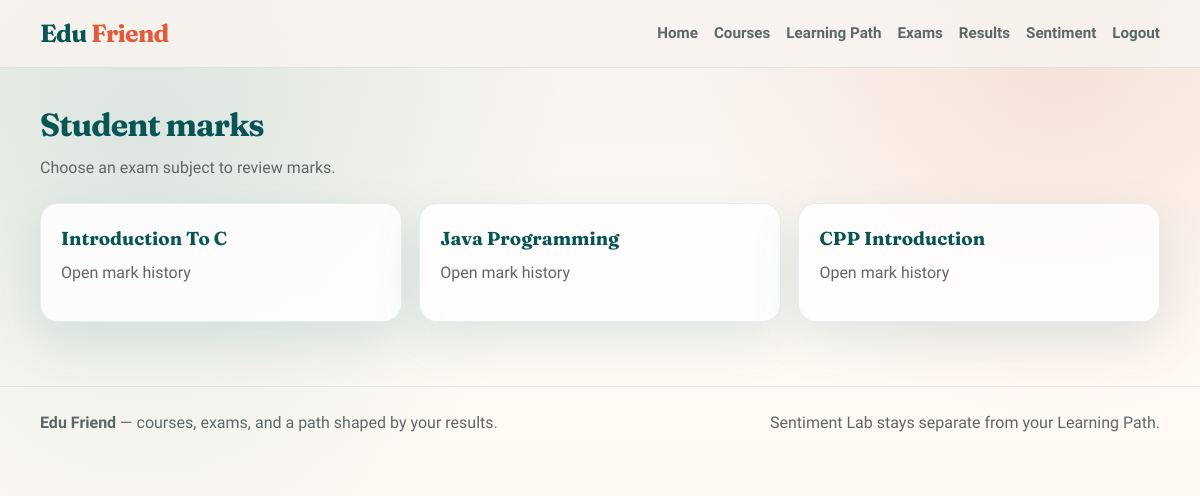
Screenshot of /student-marks (signed in) with the database file from the repository.
### exam/models.py (models this page shows, shortened)
class ExamSubject(models.Model):
   subject_name = models.ForeignKey(Subject,on_delete=models.CASCADE)
   question_number = models.PositiveIntegerField()
   total_marks = models.PositiveIntegerField()

### cariculam/models.py (models this page shows, shortened)
class Subject(models.Model):
    subject_id = models.CharField(max_length=100,unique=True)
    name = models.CharField(max_length=100)
    slug = models.SlugField(null=True,blank=True)
    course = models.ForeignKey(Course,on_delete=models.CASCADE,related_name='subjects')
    image = models.ImageField(upload_to = save_subject_image, blank = True, verbose_name = 'subject image' )
    description = models.TextField(max_length=500,blank=True)
    def __str__(self):
        return self.name

### account/views.py (the view)
# urls.py: path('student-marks', views.student_marks_view, name='student-marks'),
@login_required
def student_marks_view(request):
    courses = QMODEL.ExamSubject.objects.select_related('subject_name').all()
    return render(request, 'student_marks.html', {'courses': courses})

### account/context_processors.py (called while the page is built)
def user_role(request):
    role = None
    if request.user.is_authenticated:
        try:
            role = request.user.user_profile.user_type
        except (ObjectDoesNotExist, AttributeError):
            role = None
    return {'user_role': role}

### account/templates/student_marks.html (shortened to what this page needs)
{% extends 'base.html' %}
{% block content %}
<div class="section-head">
  <h1>Student marks</h1>
  <p class="lede">Choose an exam subject to review marks.</p>
</div>
<div class="grid grid-3">
  {% for course in courses %}
    <a class="card exam-card" href="{% url 'check-marks' course.id %}">
      <h3>{{ course.subject_name }}</h3>
      <p>Open mark history</p>
    </a>
  {% endfor %}
</div>
{% endblock %}

### static/css/edufriend.css (style rules this page uses)
:root { --teal: #0b6e6e; --teal-dark: #085555; --teal-soft: #d8eeee; --sand: #f7f3ee; --sand-deep: #ebe4d8; --coral: #e25b3a; --coral-dark: #c4472a; --ink: #1c2424; --muted: #5c6868; --white: #ffffff; --pass: #1f7a4d; --fail: #b42318; --shadow: 0 18px 50px rgba(11, 110, 110, 0.12); --radius: 18px; --font-display: "Fraunces", Georgia, serif; --font-body: "Source Sans 3", "Segoe UI", sans-serif; }
*, *::before, *::after { box-sizing: border-box; }
html { scroll-behavior: smooth; }
body { margin: 0; font-family: var(--font-body); color: var(--ink); background: radial-gradient(circle at 12% 18%, rgba(11, 110, 110, 0.12), transparent 34%), radial-gradient(circle at 88% 8%, rgba(226, 91, 58, 0.12), transparent 28%), linear-gradient(180deg, var(--sand) 0%, #fffaf4 48%, var(--sand) 100%); min-height: 100vh; line-height: 1.55; }
a { color: inherit; text-decoration: none; }
.section-head { margin: 0 0 1.4rem; }
.section-head h1, .section-head h2, .page-title { font-family: var(--font-display); letter-spacing: -0.03em; margin: 0 0 0.4rem; color: var(--teal-dark); }
.section-head p, .lede { margin: 0; color: var(--muted); max-width: 42rem; }
.grid { display: grid; gap: 1.1rem; }
.grid-3 { grid-template-columns: repeat(3, minmax(0, 1fr)); }
.card, .panel { background: rgba(255, 255, 255, 0.82); border: 1px solid rgba(11, 110, 110, 0.1); border-radius: var(--radius); box-shadow: var(--shadow); }
.course-card, .path-card, .exam-card, .stat-card { padding: 1.25rem; transition: transform 0.25s ease, box-shadow 0.25s ease; opacity: 0; transform: translateY(18px); }
.course-card.is-visible, .path-card.is-visible, .exam-card.is-visible, .stat-card.is-visible, .reveal.is-visible { opacity: 1; transform: translateY(0); }
.course-card h3, .exam-card h3, .path-card h3 { font-family: var(--font-display); margin: 0 0 0.45rem; color: var(--teal-dark); }
.course-card p, .exam-card p, .path-card p { margin: 0 0 1rem; color: var(--muted); }

### rows the page displays
ExamSubject: subject_name "Introduction To C"
ExamSubject: subject_name "Java Programming"
ExamSubject: subject_name "CPP Introduction"
